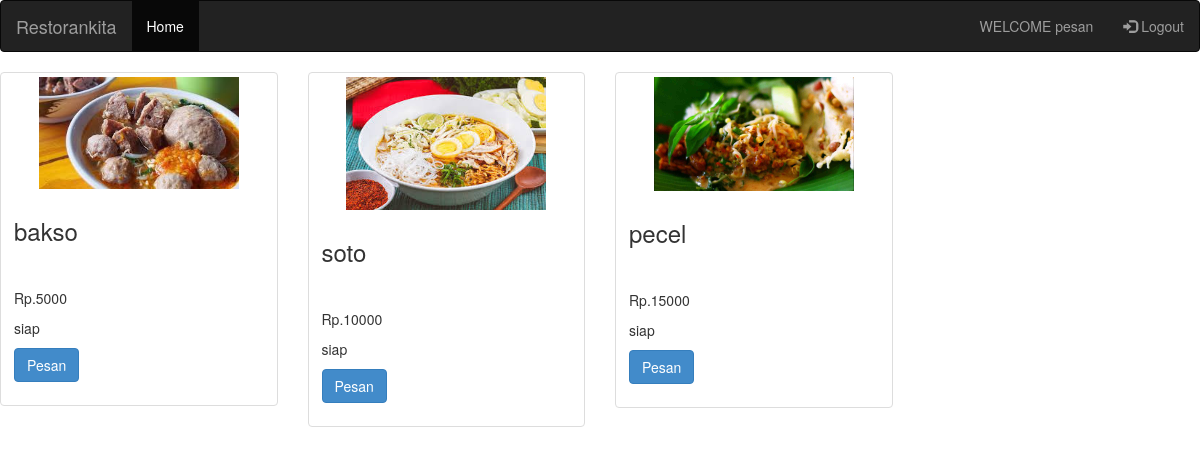
Screenshot of /index2.php (signed in) with the database file from the repository.
### tables this page shows
CREATE TABLE `masakan` (
  `id_masakan` int(15) NOT NULL,
  `nama_masakan` varchar(30) NOT NULL,
  `harga` decimal(30,0) NOT NULL,
  `status_masakan` varchar(30) NOT NULL,
  `gambar` varchar(200) NOT NULL
);

### index2.php (the view, shortened to what this page needs)
<!DOCTYPE html>
<html>
<head>
	<link rel="stylesheet" href="assets/vendor/bootstrap/css/bootstrap.min.css" />
</head>
<body>
		<?php
include('layout/nav2.php');
?>
		<div class="row">
		<form action="" method="post">
								<?php
require 'koneksi.php';
$sql = 'SELECT * FROM masakan';
$result = mysqli_query($koneksi, $sql);
 ?>
 <?php while($product = mysqli_fetch_object($result)) {
			; ?>
		  <div class="col-sm-3 col-md-3">
			<div class="thumbnail">
				<img src="admin/masakan/uploads/<?php echo $product->gambar; ?>" height="200px" width="200px" >
			  <div class="caption">
				<h3 style="min-height:60px;"><?php echo $product->nama_masakan; ?></h3><th></th>
				<p>Rp.<?php echo $product->harga; ?></p>
				<p><?php echo $product->status_masakan; ?></p>
				<p><a class="btn btn-primary" href="cart.php?id_masakan= <?php echo $product->id_masakan; ?> &action=add"><i class="fa fa-shopping-cart"></i> Pesan</a></p>
			  </div>
			</div>
		  </div>
		  <?php } ?>
		</form>
		</div>
</body>
</html>

### rows the page displays
masakan: gambar (picture), nama_masakan "bakso", harga "5000", status_masakan "siap"
masakan: gambar (picture), nama_masakan "soto", harga "10000", status_masakan "siap"
masakan: gambar (picture), nama_masakan "pecel", harga "15000", status_masakan "siap"

### other values shown
$_SESSION['username'] "pesan"
